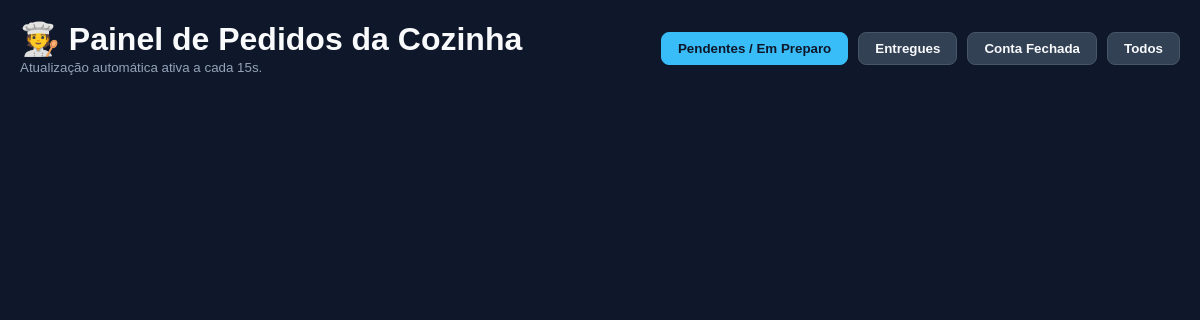
/cozinha/, run on an earlier commit of the app's database.
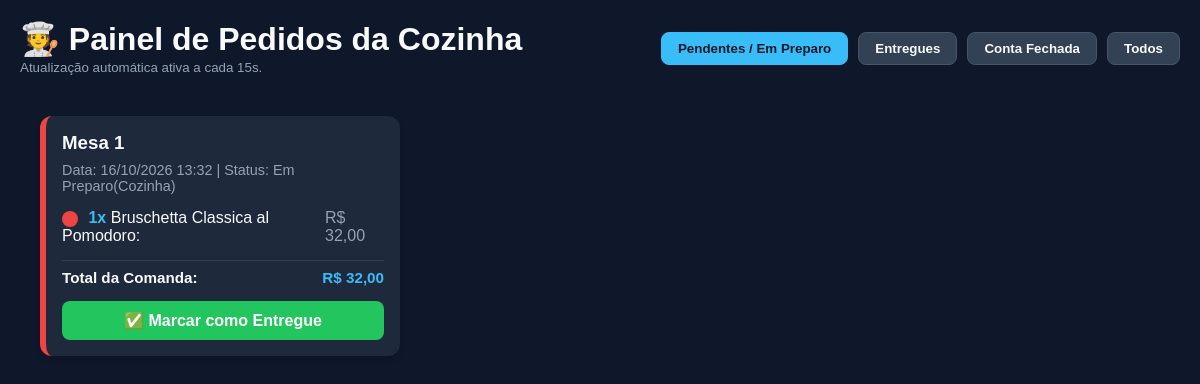
And on a later commit of the database.
### cardapio/models.py (models this page shows, shortened)
class Pedido(models.Model):
    STATUS_CHOICES =[
        ('PENDENTE', 'Em Preparo(Cozinha)'),
        ('PRONTO','Prato Pronto'),
        ('ENTREGUE', 'Entrega para Salão'),
        ('CONCLUIDO', 'Conta Paga/ Fechada'),
    ]
    mesa = models.ForeignKey(Mesa, on_delete=models.CASCADE, related_name='pedidos')
    data_criacao = models.DateTimeField(auto_now_add=True)
    status = models.CharField(max_length=30, choices=STATUS_CHOICES,default='PENDENTE')
    pago = models.BooleanField(default=False)
    def calcular_total(self):
        return sum(item.subtotal for item in self.itens.all())

class Mesa(models.Model):
    numero = models.IntegerField(unique=True,verbose_name="Numero da Mesa")
    ativa = models.BooleanField(default=True,verbose_name="Mesa Ocupada?")
    chamar_garcom = models.BooleanField(default=False) # Apenas para o atendimento
    pedir_conta = models.BooleanField(default=False)

class ItemPedido(models.Model):
    pedido = models.ForeignKey(Pedido, on_delete=models.CASCADE, related_name='itens')
    prato_nome = models.CharField(max_length=150)
    preco_unitario = models.DecimalField(max_digits=8,decimal_places=2)
    quantidade = models.PositiveIntegerField(default=1)
    novo = models.BooleanField(default=True)
    @property
    def subtotal(self):
        return self.preco_unitario * self.quantidade

### cardapio/views.py (the view, shortened to what this page needs)
# urls.py: path('cozinha/', views.painel_cozinha, name='painel_cozinha'),
def painel_cozinha(request):
    pedidos = Pedido.objects.all().order_by('-data_criacao')
    pedidos_concluidos = Pedido.objects.filter(status='CONCLUIDO')
    data_filtro = request.GET.get('data')
    periodo_filtro = request.GET.get('periodo', 'dia')
    total_faturado = sum(p.calcular_total() if hasattr(p, 'calcular_total') else 0 for p in pedidos_concluidos)
    total_pratos = sum(sum(item.quantidade for item in p.itens.all()) if hasattr(p, 'itens') else 1 for p in pedidos_concluidos)
    mesas_atendimento = Mesa.objects.filter(chamar_garcom=True)
    mesas_conta = Mesa.objects.filter(pedir_conta=True)
    return render(request, 'cardapio/cozinha.html', {
        'pedidos': pedidos,
        'pedidos_concluidos': pedidos_concluidos,
        'total_faturado': total_faturado,
        'total_pratos': total_pratos,
        'periodo_filtro': periodo_filtro,
        'mesas_atendimento': mesas_atendimento,
        'mesas_conta': mesas_conta,
        'agora': timezone.now()
    })

### cardapio/templates/cardapio/cozinha.html (shortened to what this page needs)
<!DOCTYPE html>
<html lang="pt-br">
<head>
</head>
<body>
    <div class="header-cozinha">
        <div>
            <h1 style="margin: 0;">🧑‍🍳 Painel de Pedidos da Cozinha</h1>
            <small style="color: #94a3b8;">Atualização automática ativa a cada 15s.</small>
        </div>
        <div class="filtros-container">
            <button class="btn_filtro ativo" onclick="filtrarPedidos('pendente', this)">Pendentes / Em Preparo</button>
            <button class="btn_filtro" onclick="filtrarPedidos('entregue', this)">Entregues</button>
            <button class="btn_filtro" onclick="filtrarPedidos('conta_fechada', this)">Conta Fechada</button>
            <button class="btn_filtro " onclick="filtrarPedidos('todos', this)">Todos</button>
        </div>
    </div>
    <div class="cozinha-grid">
        {% for pedido in pedidos %}
        <div class="card-pedido {% if pedido.status == 'ENTREGUE' %}entregue{% elif pedido.status == 'CONCLUIDO' %}concluido{% else %}{% for item in pedido.itens.all %}{% if item.novo and pedido.status != 'ENTREGUE' %}tem-novos{% endif %}{% endfor %}{% endif %}"
            data-status="{{ pedido.status }}">
            <div style="display: flex; justify-content: space-between; align-items: center;">
                <h3 style="margin: 0;">Mesa {{ pedido.mesa.numero }}</h3>
            </div>
            <p style="margin: 8px 0; color: #94a3b8; font-size: 0.9rem;">
                Data: {{ pedido.data_criacao|date:"d/m/Y H:i" }} | Status: {{ pedido.get_status_display }}
            </p>
            <ul style="list-style: none; padding-left: 0; margin: 15px 0;">
                {% for item in pedido.itens.all %}
                <li
                    style="margin-bottom: 8px; font-size: 1rem; display: flex; justify-content: space-between; align-items: center;">
                    <span>
                        {% if item.novo and pedido.status != 'ENTREGUE' %}
                        <span
                            style="height: 16px; width: 16px; background-color: #ef4444; border-radius: 50%; display: inline-block; margin-right: 6px; vertical-align: middle;"
                            title="Novo pedido!"></span>
                        {% else %}
                        <span
                            style="height: 16px; width: 16px; background-color: #10b981; border-radius: 50%; display: inline-block; margin-right: 6px; vertical-align: middle;"
                            title="Já enviado"></span>
                        {% endif %}
                        <strong style="color: #38bdf8;">{{ item.quantidade }}x</strong>
                        {{ item.prato_nome }}
                    </span>
                    <span style="color: #94a3b8;">R$ {{ item.subtotal }}</span>
                </li>
                {% endfor %}
            </ul>
            <div style="display: flex; justify-content: space-between; font-weight: bold; margin-bottom: 12px; font-size: 0.95rem; border-top: 1px solid #334155; padding-top: 8px;">
                      <span>Total da Comanda:</span>
                      <span style="color: #38bdf8;">R$ {{ pedido.calcular_total|floatformat:2 }}</span>
            </div>
            <div style="margin-top: 12px; width: 100%;">
                {% if pedido.status == 'ENTREGUE' %}
                <div class="status-entregue">
                    ✓ Entregue na Mesa
                </div>
                {% elif pedido.status == 'CONCLUIDO' %}
                <div
                    style="background-color: #334155; color: #cbd5e1; text-align: center; padding: 10px; border-radius: 8px; font-weight: bold; font-size: 0.9rem; margin-bottom: 8px;">
                    💳 Conta Fechada / Concluído
                </div>
                <a href="{% url 'apagar_pedido' pedido.id %}"
                    style="display: block; background-color: #ef4444; color: white; text-align: center; padding: 8px; border-radius: 8px; text-decoration: none; font-weight: bold; font-size: 0.85rem;">
                    🗑️ Apagar Registo
                </a>
                {% else %}
                <a href="{% url 'marcar_entregue' pedido.id %}" class="btn-entregue">
                    ✅ Marcar como Entregue
                </a>
                {% endif %}
            </div>
        </div>
        {% empty %}
        <p style="color: #94a3b8; text-align: center; grid-column: 1 / -1; margin-top: 40px;">Nenhum pedido registado no
            momento.</p>
        {% endfor %}
    </div>
</body>
</html>

### cardapio/templates/cardapio/cozinha.html (style rules this page uses)
body { font-family: Arial, sans-serif; background-color: #0f172a; color: #f8fafc; margin: 0; padding: 20px; }
.header-cozinha { display: flex; justify-content: space-between; align-items: center; flex-wrap: wrap; gap: 15px; margin-bottom: 20px; }
.filtros-container { display: flex; gap: 10px; }
.btn_filtro { background-color: #334155; color: #f8fafc; border: 1px solid #475569; padding: 8px 16px; border-radius: 8px; cursor: pointer; font-weight: bold; transition: all 0.2s; }
.btn_filtro.ativo { background-color: #38bdf8; color: #0f172a; border-color: #38bdf8; }
.cozinha-grid { display: grid; grid-template-columns: repeat(auto-fill, minmax(280px, 1fr)); gap: 20px; padding: 20px; }
.card-pedido { background-color: #1e293b; border-radius: 12px; padding: 16px; color: #f8fafc; box-shadow: 0 4px 6px -1px rgba(0, 0, 0, 0.1); display: flex; flex-direction: column; justify-content: space-between; }
.btn-entregue { display: block; text-align: center; background-color: #22c55e; color: white; padding: 10px; border-radius: 8px; font-weight: bold; text-decoration: none; margin-top: 15px; }
.card-pedido.tem-novos { border-left: 6px solid #ef4444 !important; }

What changed in the data, as far as the page shows it:
added Pedido: mesa.numero "1", data_criacao "16/10/2026 13:32", status "Em Preparo(Cozinha)", calcular_total "32,00", shows "✅ Marcar como Entregue"
added ItemPedido: novo True (drawn), quantidade "1", prato_nome "Bruschetta Classica al Pomodoro:", subtotal "32,00"
